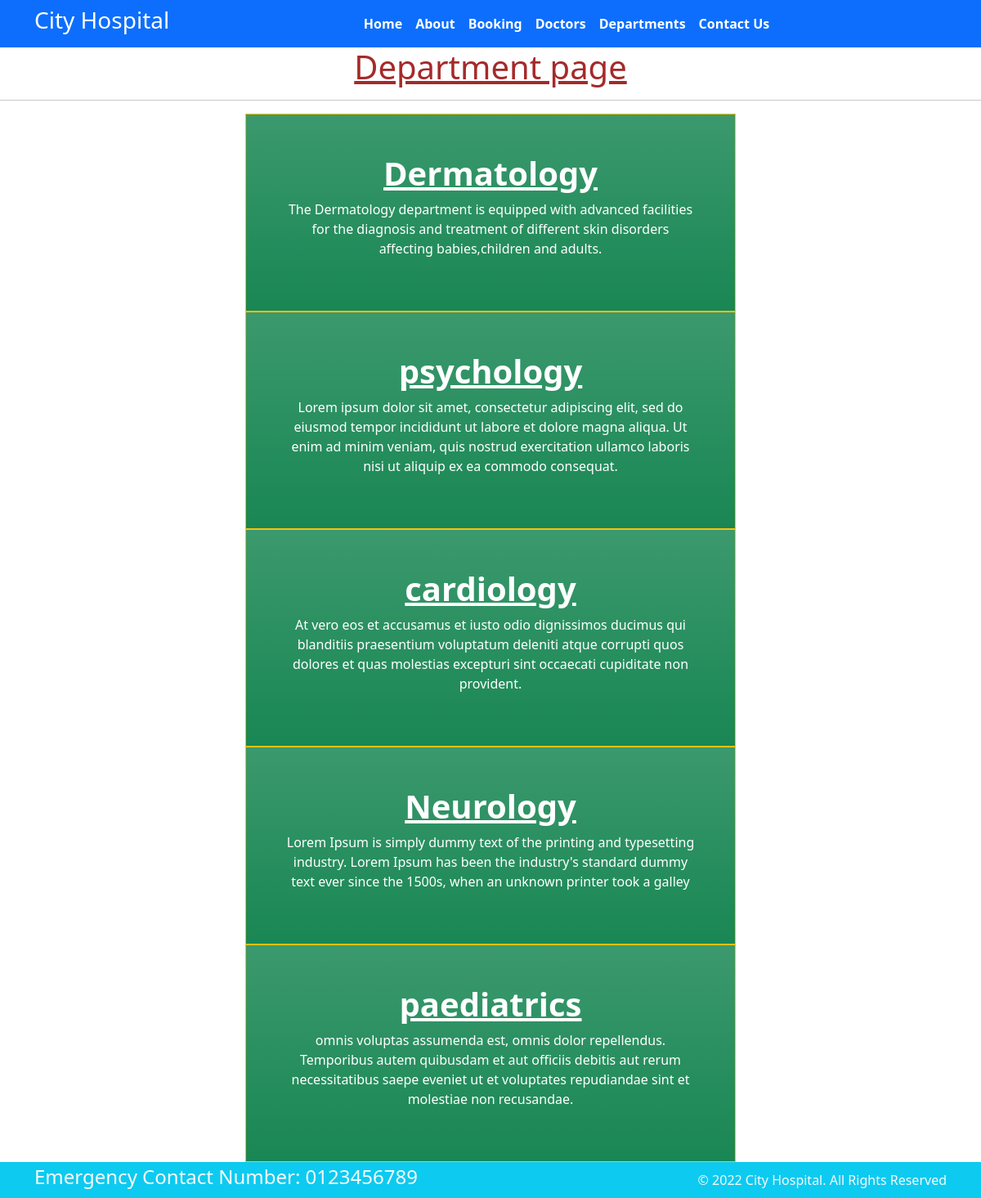
Page /department/ on the committed database.
### home/models.py (models this page shows, shortened)
class Department(models.Model):
    dep_name = models.CharField(max_length=250)
    dep_desc = models.TextField()

### home/views.py (the view)
# urls.py: path('department/',views.department,name='department'),
def department(request):
     dict_dept={
          'dept':Department.objects.all()
     }
     return render(request,'department.html',dict_dept)

### templates/department.html (shortened to what this page needs)
{% extends 'base.html' %}
{% block content %}
<h1 class="text-center text-decoration-underline" style="color: brown;">Department page</h1>
<hr>
{% for d in dept %}
<div class="mx-auto w-50 bg-success bg-gradient p-2 text-center text-white p-5 my-7 border border-warning round">
    <h1><b><u>{{d.dep_name}}</u></b></h1>
    <p>{{d.dep_desc}}</p>
</div>
{% endfor %}
{% endblock %}

### rows in the picture
Department: dep_name "Dermatology", dep_desc "The Dermatology department is equipped with advanced facilities for the diagnosis and treatment of different skin disorders affecting babies,children and adults."
Department: dep_name "psychology", dep_desc "Lorem ipsum dolor sit amet, consectetur adipiscing elit, sed do eiusmod tempor incididunt ut labore et dolore magna aliqua. Ut enim ad minim veniam, quis nostrud exercitation ullamco laboris nisi ut aliquip ex ea commodo consequat."
Department: dep_name "cardiology", dep_desc "At vero eos et accusamus et iusto odio dignissimos ducimus qui blanditiis praesentium voluptatum deleniti atque corrupti quos dolores et quas molestias excepturi sint occaecati cupiditate non provident."
Department: dep_name "Neurology", dep_desc "Lorem Ipsum is simply dummy text of the printing and typesetting industry. Lorem Ipsum has been the industry's standard dummy text ever since the 1500s, when an unknown printer took a galley"
Department: dep_name "paediatrics", dep_desc "omnis voluptas assumenda est, omnis dolor repellendus. Temporibus autem quibusdam et aut officiis debitis aut rerum necessitatibus saepe eveniet ut et voluptates repudiandae sint et molestiae non recusandae."
